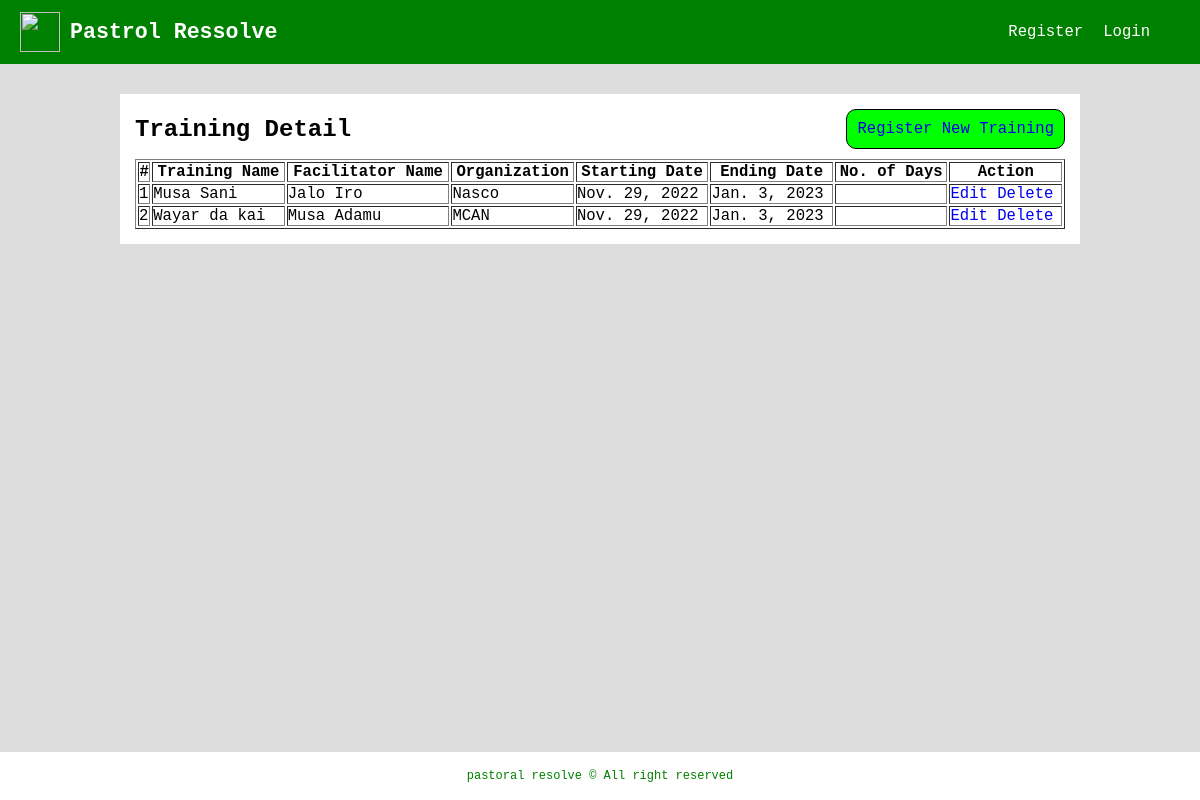
Page /pare/viewTraining/ on the committed database.
### pare_app/models.py (models this page shows, shortened)
class AddTraining(models.Model):
	training_name 	= models.CharField(_('Training Name'), max_length=50)
	facilitaor_name	= models.CharField(_('Facilitator Name'), max_length=50)
	organization	= models.CharField(_('Organization'), max_length=50)
	days			= models.IntegerField(_('No of Days'))
	starting_date	= models.DateField(_('Starting Date:'), auto_now_add=False)
	ending_date		= models.DateField(_('Ending Date:'), auto_now_add=False)
	class Meta:
		ordering = ['training_name']

### pare_app/views.py (the view)
# urls.py: path('viewTraining/', views.viewTraining, name='viewTraining'),
def viewTraining(request):
	training_details = AddTraining.objects.all()
	context = {'trainings': training_details}
	return render(request, 'pare_app_templates/view_training.html', context)

### templates/pare_app_templates/view_training.html (shortened to what this page needs)
{% extends 'base.html' %}
{% load static %}
{% block main %}
	<div class="container">
		<div class="staff-head">
			<div><h1>Training Detail</h1></div>
			<a href="{% url 'addTraining' %}">Register New Training</a>
		</div>
		<div class="training-content">
			<table border>
				<tr>
					<th>#</th>
					<th>Training Name</th>
					<th>Facilitator Name</th>
					<th>Organization</th>
					<th>Starting Date</th>
					<th>Ending Date</th>
					<th>No. of Days</th>
					<th>Action</th>
				</tr>
				{% for training in trainings %}
				<tr>
					<td>{{ forloop.counter }}</td>
					<td>{{ training.training_name }}</td>
					<td>{{ training.facilitaor_name }}</td>
					<td>{{ training.organization }}</td>
					<td>{{ training.starting_date }}</td>
					<td>{{ training.ending_date }}</td>
					<td>{{ training.no_of_days }}</td>
					<td>
						<a href="#">Edit</a>
						<a href="#">Delete</a>
					</td>
				</tr>
				{% endfor %}
			</table>
		</div>
	</div>
{% endblock %}

### static/css/style1.css (style rules this page uses)
* { margin: 0; padding: 0; box-sizing: border-box; }
body { font-size: 12px; font-family: monospace, serif, sans-serif; background: #ddd; }
a { text-decoration: none; }
.container { width: 80vw; background: #fff; margin: 30px auto 10px; padding: 15px; }
.container .staff-head { display: flex; justify-content: space-between; align-items: center; margin-bottom: 10px; }
.container .staff-head a, .c-head a, input[type='submit'] { background: rgb(0, 255, 0); padding: 10px; font-size: 1.3em; border-radius: 10px; border: solid 1px #000; }
.container h1 { font-size: 2em; }
table { width: 100%; font-size: 1.3em; }

### rows in the picture
AddTraining: training_name "Musa Sani", facilitaor_name "Jalo Iro", organization "Nasco", starting_date "Nov. 29, 2022", ending_date "Jan. 3, 2023"
AddTraining: training_name "Wayar da kai", facilitaor_name "Musa Adamu", organization "MCAN", starting_date "Nov. 29, 2022", ending_date "Jan. 3, 2023"
